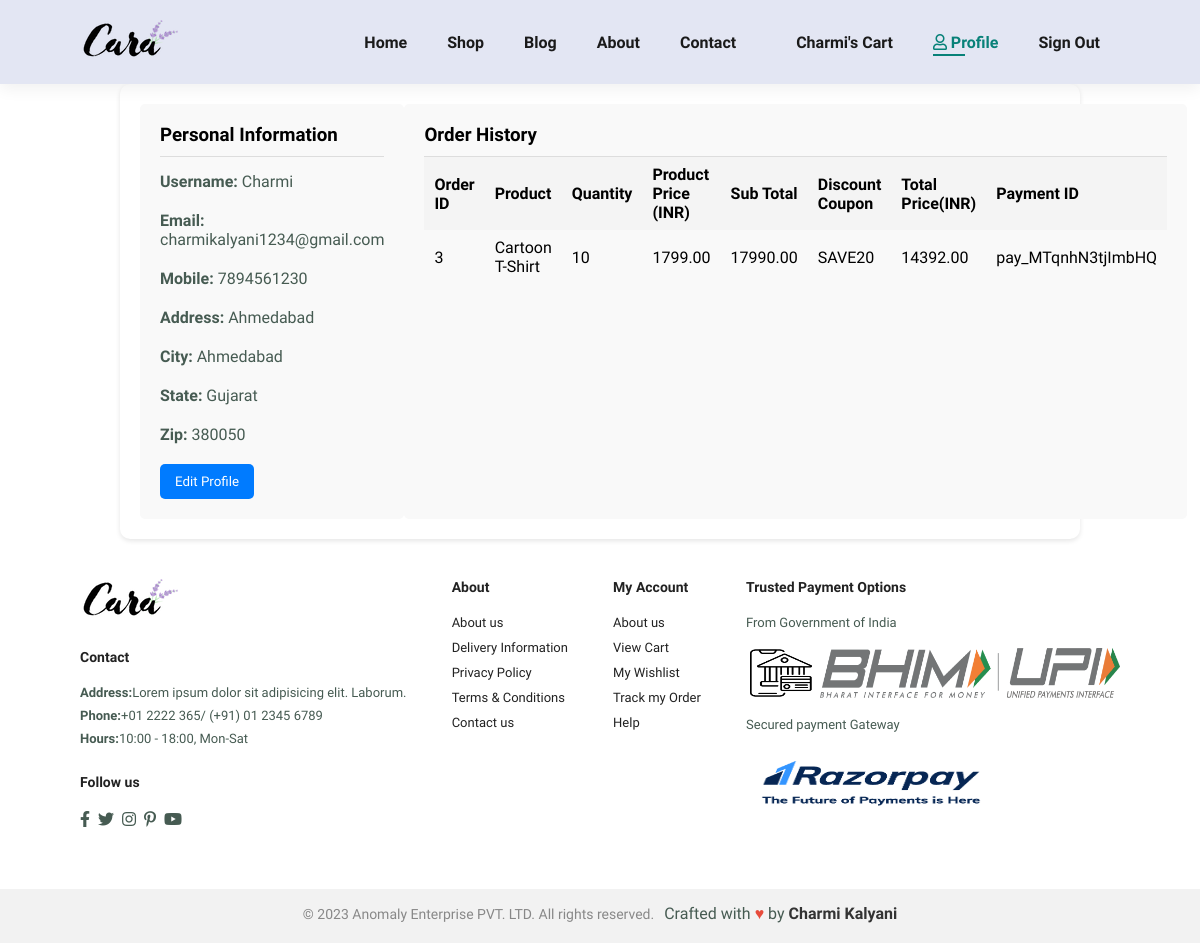
Page /profile.php (signed in) on the committed database.
### tables this page shows
CREATE TABLE `tbl_member` (
  `id` int(11) NOT NULL,
  `customer_id` varchar(50) NOT NULL,
  `username` varchar(255) NOT NULL,
  `password` varchar(200) NOT NULL,
  `email` varchar(255) NOT NULL,
  `mobile` bigint(10) NOT NULL,
  `address` varchar(255) NOT NULL,
  `city` varchar(255) NOT NULL,
  `state` varchar(255) NOT NULL,
  `zip` bigint(6) NOT NULL,
  `same_as_billing` varchar(255) NOT NULL,
  `create_at` timestamp NOT NULL DEFAULT current_timestamp() ON UPDATE current_timestamp(),
  `count` int(5) NOT NULL
);

CREATE TABLE `checkout_total_data` (
  `order_id` int(11) NOT NULL,
  `customer_id` varchar(50) NOT NULL,
  `user_name` varchar(255) DEFAULT NULL,
  `user_email` varchar(255) DEFAULT NULL,
  `user_phone` varchar(20) DEFAULT NULL,
  `user_address` varchar(255) DEFAULT NULL,
  `user_city` varchar(100) DEFAULT NULL,
  `user_state` varchar(100) DEFAULT NULL,
  `user_zip` varchar(20) DEFAULT NULL,
  `payment_id` varchar(255) DEFAULT NULL,
  `product_name` varchar(255) DEFAULT NULL,
  `product_size` varchar(50) DEFAULT NULL,
  `product_price` decimal(10,2) DEFAULT NULL,
  `product_quantity` int(11) DEFAULT NULL,
  `subtotal_amount` decimal(10,2) DEFAULT NULL,
  `coupon_code` varchar(50) DEFAULT NULL,
  `total_amount` decimal(10,2) DEFAULT NULL,
  `cart_payment_id` varchar(255) DEFAULT NULL,
  `time` timestamp NOT NULL DEFAULT current_timestamp() ON UPDATE current_timestamp()
);

### profile.php (the view, shortened to what this page needs)
<?php include 'include/header.php'; ?>
<?php include 'include/header_for_popup.php'; ?>
<div id="user-profile">
    <div class="profile-details">
        <div class="user-info">
            <?php if ($loggedIn) {
                $username = $_SESSION["username"];
                $email = $_SESSION["username"];
                $query = "SELECT * FROM tbl_member WHERE username = ? or email = ?";
                $statement = mysqli_prepare($conn, $query);
                mysqli_stmt_bind_param($statement, "ss", $username, $email);
                mysqli_stmt_execute($statement);
                $result = mysqli_stmt_get_result($statement);
                $row = mysqli_fetch_assoc($result);
                ?>
            <h3>Personal Information</h3>
            <p><strong>Username:</strong> <?php echo $row['username'];?></p>
            <p><strong>Email:</strong> <?php echo $row['email'];?></p>
            <p><strong>Mobile:</strong> <?php echo $row['mobile'];?></p>
            <p><strong>Address:</strong> <?php echo $row['address'];?></p>
            <p><strong>City:</strong> <?php echo $row['city'];?></p>
            <p><strong>State:</strong> <?php echo $row['state'];?></p>
            <p><strong>Zip:</strong> <?php echo $row['zip'];?></p>
            <?php } ?>
            <button class="edit-profile-button" onclick="showPopup()">Edit Profile</button>
        </div>
        <div class="order-history">
            <h3>Order History</h3>
            <table>
                <thead>
                    <tr>
                        <th>Order ID</th>
                        <th>Product</th>
                        <th>Quantity</th>
                        <th>Product Price (INR)</th>
                        <th>Sub Total</th>
                        <th>Discount Coupon</th>
                        <th>Total Price(INR)</th>
                        <th>Payment ID</th>
                    </tr>
                </thead>
                <tbody>
                <?php
                    if ($loggedIn) {
                        $orderQuery = "SELECT DISTINCT payment_id, order_id, product_name, product_quantity, product_price, subtotal_amount, coupon_code, total_amount, payment_id FROM checkout_total_data WHERE user_name = ?";
                        $orderStatement = mysqli_prepare($conn, $orderQuery);
                        mysqli_stmt_bind_param($orderStatement, "s", $_SESSION["username"]);
                        mysqli_stmt_execute($orderStatement);
                        $orderResult = mysqli_stmt_get_result($orderStatement);
                        $printedPaymentIds = array();
                        while ($orderRow = mysqli_fetch_assoc($orderResult)) {
                            $paymentId = $orderRow['payment_id'];
                            if (!in_array($paymentId, $printedPaymentIds)) {
                                echo "<tr>";
                                echo "<td>" . $orderRow['order_id'] . "</td>";
                                echo "<td>" . $orderRow['product_name'] . "</td>";
                                echo "<td>" . $orderRow['product_quantity'] . "</td>";
                                echo "<td>" . $orderRow['product_price'] . "</td>";
                                echo "<td>" . $orderRow['subtotal_amount'] . "</td>";
                                echo "<td>" . $orderRow['coupon_code'] . "</td>";
                                echo "<td>" . $orderRow['total_amount'] . "</td>";
                                echo "<td>" . $paymentId . "</td>";
                                echo "</tr>";
                                $printedPaymentIds[] = $paymentId;
                            }
                        }
                    }
                ?>
                </tbody>
            </table>
        </div>
    </div>
</div>
<?php include 'include/footer.php'; ?>

### css/style.css (style rules this page uses)
* { margin: 0; padding: 0; box-sizing: border-box; font-family: 'Spartan',sans-serif; }
p { font-size: 16px; color: #465b52; margin: 15px 0 20px 0; }
body { width: 100%; }

### css/edit_profile.css (style rules this page uses)
#user-profile { width: 80%; margin: auto; padding: 20px; background-color: #fff; border-radius: 10px; box-shadow: 0 2px 5px rgba(0, 0, 0, 0.1); }
.profile-details { display: flex; justify-content: space-between; }
.profile-details .user-info, .profile-details .order-history { flex: 1; padding: 20px; background-color: #f9f9f9; border-radius: 5px; }
.profile-details h3 { margin-top: 0; padding-bottom: 10px; border-bottom: 1px solid #ddd; }
table { width: 100%; border-collapse: collapse; }
th, td { padding: 8px 10px; text-align: left; }
th { background-color: #f4f4f4; }
button { padding: 10px 15px; background-color: #007bff; color: #fff; border: none; border-radius: 5px; cursor: pointer; }

### rows in the picture
tbl_member: username "Charmi", email "charmikalyani1234@gmail.com", mobile "7894561230", address "Ahmedabad", city "Ahmedabad", state "Gujarat", zip "380050"
checkout_total_data: order_id "3", product_name "Cartoon T-Shirt", product_quantity "10", product_price "1799.00", subtotal_amount "17990.00", coupon_code "SAVE20", total_amount "14392.00", payment "pay_MTqnhN3tjImbHQ"

### other values in the picture
$item['text'] "Home"
$item['text'] "Shop"
$item['text'] "Blog"
$item['text'] "About"
$item['text'] "Contact"
$item['text'] "Profile"
$item['text'] "Sign Out"
